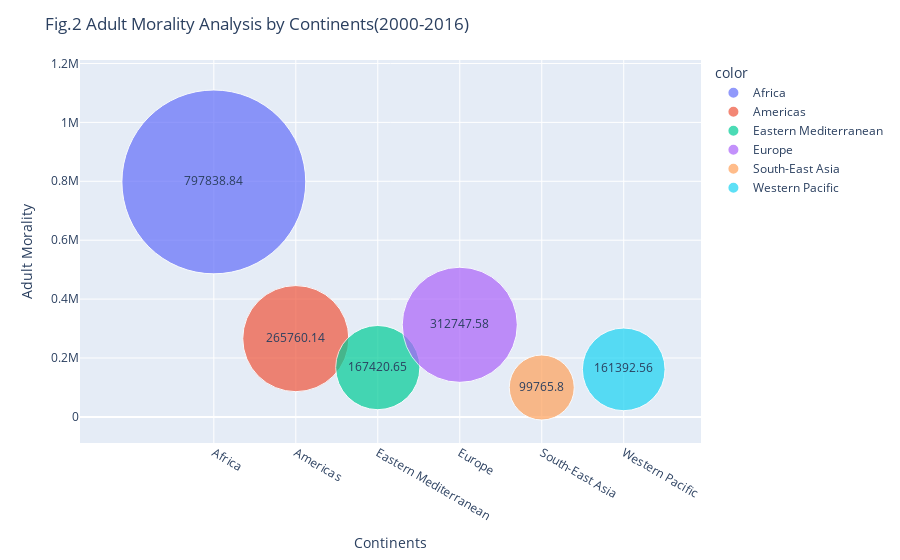

Write notebook code for a chart like this one.
### Code cell
# df_bub = df_adult.groupby('ParentLocation')['NumericValue'].sum()

# fig_4 = px.scatter(x=df_bub.index, y=df_bub.values,
#        size=df_bub.values, color=df_bub.index,
#                   size_max=130,text = df_bub.values)

# fig_4.update_layout(title = 'Fig.2 Adult Morality Analysis by Continents(2000-2016)',
#                   yaxis_title = 'Adult Morality',
#                  xaxis_title = 'Continents')

# fig_4.show()

### Figure 1 — Plotly figure (JSON) as saved in the notebook; plotly's stock layout.template omitted (floating-point values rounded to 4 significant figures)
{"data": [{"hovertemplate": "color=Africa<br>x=%{x}<br>y=%{y}<br>size=%{marker.size}<br>text=%{text}<extra></extra>", "legendgroup": "Africa", "marker": {"color": "#636efa", "size": [797800.0], "sizemode": "area", "sizeref": 47.21, "symbol": "circle"}, "mode": "markers+text", "name": "Africa", "orientation": "v", "showlegend": true, "text": [797800.0], "type": "scatter", "x": ["Africa"], "xaxis": "x", "y": [797800.0], "yaxis": "y"}, {"hovertemplate": "color=Americas<br>x=%{x}<br>y=%{y}<br>size=%{marker.size}<br>text=%{text}<extra></extra>", "legendgroup": "Americas", "marker": {"color": "#EF553B", "size": [265800.0], "sizemode": "area", "sizeref": 47.21, "symbol": "circle"}, "mode": "markers+text", "name": "Americas", "orientation": "v", "showlegend": true, "text": [265800.0], "type": "scatter", "x": ["Americas"], "xaxis": "x", "y": [265800.0], "yaxis": "y"}, {"hovertemplate": "color=Eastern Mediterranean<br>x=%{x}<br>y=%{y}<br>size=%{marker.size}<br>text=%{text}<extra></extra>", "legendgroup": "Eastern Mediterranean", "marker": {"color": "#00cc96", "size": [167400.0], "sizemode": "area", "sizeref": 47.21, "symbol": "circle"}, "mode": "markers+text", "name": "Eastern Mediterranean", "orientation": "v", "showlegend": true, "text": [167400.0], "type": "scatter", "x": ["Eastern Mediterranean"], "xaxis": "x", "y": [167400.0], "yaxis": "y"}, {"hovertemplate": "color=Europe<br>x=%{x}<br>y=%{y}<br>size=%{marker.size}<br>text=%{text}<extra></extra>", "legendgroup": "Europe", "marker": {"color": "#ab63fa", "size": [312700.0], "sizemode": "area", "sizeref": 47.21, "symbol": "circle"}, "mode": "markers+text", "name": "Europe", "orientation": "v", "showlegend": true, "text": [312700.0], "type": "scatter", "x": ["Europe"], "xaxis": "x", "y": [312700.0], "yaxis": "y"}, {"hovertemplate": "color=South-East Asia<br>x=%{x}<br>y=%{y}<br>size=%{marker.size}<br>text=%{text}<extra></extra>", "legendgroup": "South-East Asia", "marker": {"color": "#FFA15A", "size": [99770.0], "sizemode": "area", "sizeref": 47.21, "symbol": "circle"}, "mode": "markers+text", "name": "South-East Asia", "orientation": "v", "showlegend": true, "text": [99770.0], "type": "scatter", "x": ["South-East Asia"], "xaxis": "x", "y": [99770.0], "yaxis": "y"}, {"hovertemplate": "color=Western Pacific<br>x=%{x}<br>y=%{y}<br>size=%{marker.size}<br>text=%{text}<extra></extra>", "legendgroup": "Western Pacific", "marker": {"color": "#19d3f3", "size": [161400.0], "sizemode": "area", "sizeref": 47.21, "symbol": "circle"}, "mode": "markers+text", "name": "Western Pacific", "orientation": "v", "showlegend": true, "text": [161400.0], "type": "scatter", "x": ["Western Pacific"], "xaxis": "x", "y": [161400.0], "yaxis": "y"}], "layout": {"legend": {"itemsizing": "constant", "title": {"text": "color"}, "tracegroupgap": 0}, "margin": {"t": 60}, "title": {"text": "Fig.2 Adult Morality Analysis by Continents(2000-2016)"}, "xaxis": {"anchor": "y", "domain": [0, 1], "title": {"text": "Continents"}}, "yaxis": {"anchor": "x", "domain": [0, 1], "title": {"text": "Adult Morality"}}}}
